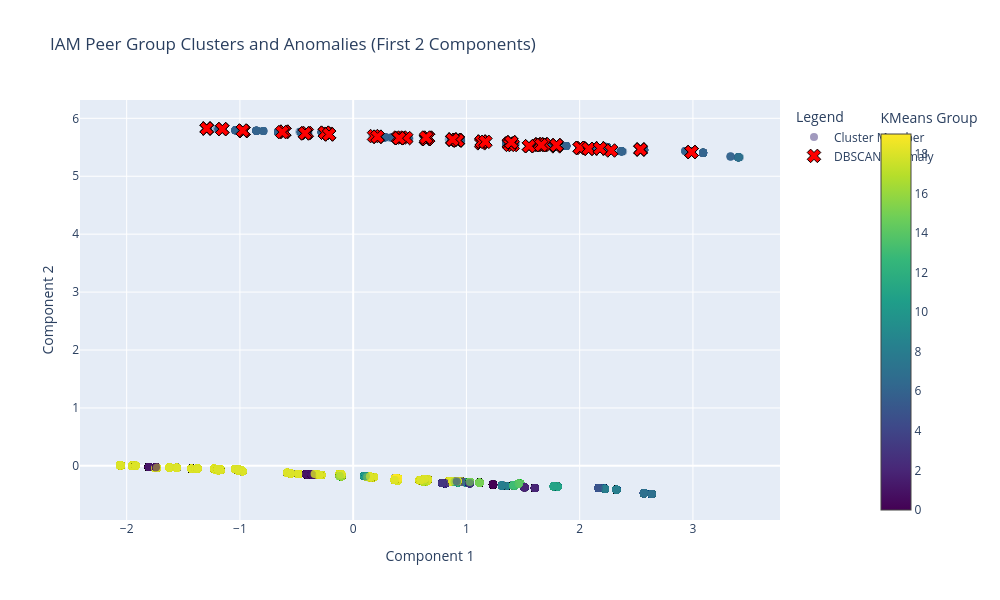

Here is the notebook cell this chart was saved with:
### Markdown cell above
### Step 4: Visualization (The Cluster Map)

### Code cell
import plotly.graph_objects as go
import numpy as np

# Create a boolean mask for anomalies
anomaly_mask = df_results['is_anomaly']

# Extract coordinates specifically for the identified anomalies
x_anomalies = X_reduced[anomaly_mask, 0]
y_anomalies = X_reduced[anomaly_mask, 1]

fig = go.Figure()

# Scatter plot of the general clusters
fig.add_trace(go.Scatter(
    x=X_reduced[~anomaly_mask, 0], 
    y=X_reduced[~anomaly_mask, 1], 
    mode='markers',
    marker=dict(
        color=df_results[~anomaly_mask]['kmeans_peer_group'], 
        colorscale='Viridis', 
        opacity=0.5,
        size=8,
        showscale=True,  # To show the legend/colorbar for clusters
        colorbar=dict(title="KMeans Group", x=1.13)
    ),
    name='Cluster Member',
    hoverinfo='text',
    text=df_results[~anomaly_mask]['kmeans_peer_group'].apply(lambda c: f'Cluster: {c}')
))

# Overlay the DBSCAN anomalies as distinct, large red 'X' markers
fig.add_trace(go.Scatter(
    x=x_anomalies, 
    y=y_anomalies, 
    mode='markers', 
    marker=dict(
        color='red', 
        symbol='x',
        size=12, 
        line=dict(color='black', width=1)
    ),
    name='DBSCAN Anomaly',
    hoverinfo='text',
    text=['Anomaly'] * len(x_anomalies)
))

fig.update_layout(
    title='IAM Peer Group Clusters and Anomalies (First 2 Components)',
    xaxis_title='Component 1',
    yaxis_title='Component 2',
    width=1000,
    height=600,
    legend=dict(yanchor="top", y=0.99, xanchor="left", x=1.02, title='Legend')
)

fig.show()

### Figure 1 — Plotly figure (JSON) as saved in the notebook; plotly's stock layout.template omitted (floating-point values rounded to 4 significant figures; data arrays with more than 128 entries replaced by an {"elided": "..."} marker saying what was removed)
{"data": [{"hoverinfo": "text", "marker": {"color": {"elided": "49902 int values"}, "colorbar": {"title": {"text": "KMeans Group"}, "x": 1.13}, "colorscale": [[0, "#440154"], [0.1111, "#482878"], [0.2222, "#3e4989"], [0.3333, "#31688e"], [0.4444, "#26828e"], [0.5556, "#1f9e89"], [0.6667, "#35b779"], [0.7778, "#6ece58"], [0.8889, "#b5de2b"], [1, "#fde725"]], "opacity": 0.5, "showscale": true, "size": 8}, "mode": "markers", "name": "Cluster Member", "text": {"elided": "49902 str values"}, "type": "scatter", "x": {"elided": "49902 float values"}, "y": {"elided": "49902 float values"}}, {"hoverinfo": "text", "marker": {"color": "red", "line": {"color": "black", "width": 1}, "size": 12, "symbol": "x"}, "mode": "markers", "name": "DBSCAN Anomaly", "text": ["Anomaly", "Anomaly", "Anomaly", "Anomaly", "Anomaly", "Anomaly", "Anomaly", "Anomaly", "Anomaly", "Anomaly", "Anomaly", "Anomaly", "Anomaly", "Anomaly", "Anomaly", "Anomaly", "Anomaly", "Anomaly", "Anomaly", "Anomaly", "Anomaly", "Anomaly", "Anomaly", "Anomaly", "Anomaly", "Anomaly", "Anomaly", "Anomaly", "Anomaly", "Anomaly", "Anomaly", "Anomaly", "Anomaly", "Anomaly", "Anomaly", "Anomaly", "Anomaly", "Anomaly", "Anomaly", "Anomaly", "Anomaly", "Anomaly", "Anomaly", "Anomaly", "Anomaly", "Anomaly", "Anomaly", "Anomaly", "Anomaly", "Anomaly", "Anomaly", "Anomaly", "Anomaly", "Anomaly", "Anomaly", "Anomaly", "Anomaly", "Anomaly", "Anomaly", "Anomaly", "Anomaly", "Anomaly", "Anomaly", "Anomaly", "Anomaly", "Anomaly", "Anomaly", "Anomaly", "Anomaly", "Anomaly", "Anomaly", "Anomaly", "Anomaly", "Anomaly", "Anomaly", "Anomaly", "Anomaly", "Anomaly", "Anomaly", "Anomaly", "Anomaly", "Anomaly", "Anomaly", "Anomaly", "Anomaly", "Anomaly", "Anomaly", "Anomaly", "Anomaly", "Anomaly", "Anomaly", "Anomaly", "Anomaly", "Anomaly", "Anomaly", "Anomaly", "Anomaly", "Anomaly"], "type": "scatter", "x": [1.131, 2.278, 0.4059, -1.294, 0.9222, 0.6599, -0.2126, 0.9124, -0.6081, 2.179, 1.552, -0.4094, 2.015, 0.6471, -0.9687, 1.135, 0.6599, 1.66, 1.396, 1.643, 1.795, 1.135, 2.988, -0.6081, 1.795, -1.294, 1.66, 0.4059, -0.9687, 0.4303, 2.0, 0.9124, 2.988, 2.537, 2.537, 2.079, 0.4059, -0.608, -0.2213, 1.679, 2.537, 1.643, 0.4689, -0.9752, 1.643, 1.679, -0.2498, 2.179, 1.794, 2.988, 0.6432, 0.6471, 1.409, 0.8773, 0.9222, 0.3977, 1.679, -1.156, 1.376, 0.4059, 0.6471, -0.2498, -0.4249, 1.679, 1.376, 1.66, 0.8773, 0.8773, 0.6599, 1.383, 2.0, 2.079, -1.156, 1.135, 1.396, 1.686, -0.6265, -1.294, 0.2147, 1.643, 1.396, 0.2147, 2.179, 1.552, 1.66, 0.9222, 1.795, 0.9125, -0.4248, 0.184, 1.168, 0.6439, 0.9125, 0.9222, 0.8773, -0.2126, 0.2147, 2.179], "y": [5.569, 5.445, 5.657, 5.824, 5.619, 5.666, 5.722, 5.629, 5.769, 5.48, 5.519, 5.748, 5.488, 5.639, 5.78, 5.598, 5.666, 5.538, 5.585, 5.548, 5.536, 5.598, 5.417, 5.769, 5.536, 5.824, 5.538, 5.657, 5.78, 5.668, 5.49, 5.629, 5.417, 5.462, 5.462, 5.474, 5.657, 5.769, 5.734, 5.548, 5.462, 5.548, 5.658, 5.79, 5.548, 5.548, 5.752, 5.48, 5.516, 5.417, 5.64, 5.64, 5.539, 5.633, 5.619, 5.668, 5.548, 5.814, 5.565, 5.657, 5.639, 5.752, 5.74, 5.548, 5.565, 5.538, 5.633, 5.633, 5.666, 5.542, 5.49, 5.474, 5.814, 5.598, 5.585, 5.55, 5.762, 5.824, 5.682, 5.548, 5.585, 5.682, 5.48, 5.519, 5.538, 5.619, 5.536, 5.629, 5.74, 5.693, 5.594, 5.668, 5.629, 5.619, 5.633, 5.722, 5.682, 5.48]}], "layout": {"height": 600, "legend": {"title": {"text": "Legend"}, "x": 1.02, "xanchor": "left", "y": 0.99, "yanchor": "top"}, "title": {"text": "IAM Peer Group Clusters and Anomalies (First 2 Components)"}, "width": 1000, "xaxis": {"title": {"text": "Component 1"}}, "yaxis": {"title": {"text": "Component 2"}}}}
